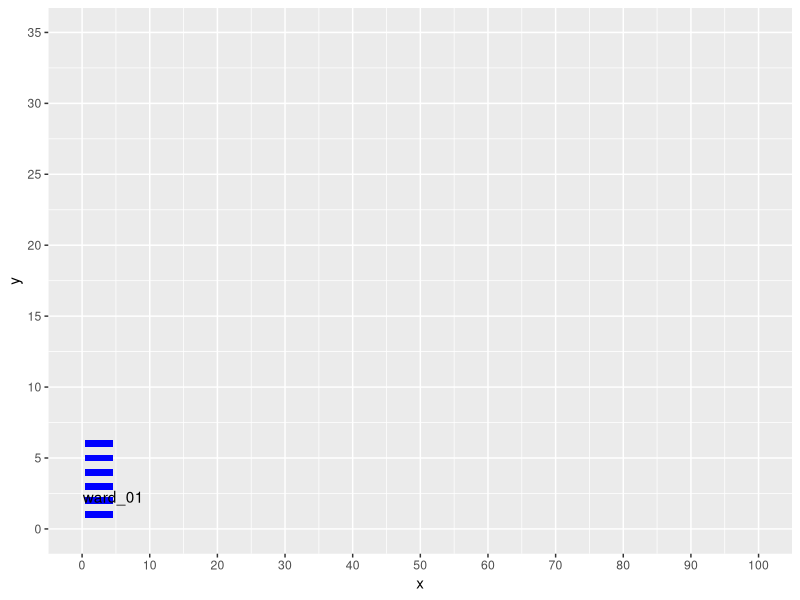

Recreate this plot in R.
## ---- chunk 1
knitr::opts_chunk$set(echo =FALSE)
## ---- chunk 2
library(tidyverse)
library(readxl)
## ---- chunk 3
df_snapshot <-
    read_xlsx("data/hwm_sketchbook_01.xlsx",
              "df_snapshot")
df_map <-
    read_xlsx("data/hwm_sketchbook_01.xlsx",
              "df_map")
## ---- chunk 4
df_snapshot_01 <-
  df_snapshot |> 
  left_join(df_map,
            join_by(ward == ward,
                    snapshot_ward_seqno == map_ward_seqno))
## ---- chunk 5
df_snapshot_02 <-
  df_snapshot_01 |> 
  mutate(ward_label = if_else(snapshot_ward_seqno == 1, ward, NA))
## ---- chunk 6
ggplot(data = df_snapshot_02) +
  aes(x = x,
      y = y) +
  geom_point(shape = 15,
             size = 2,
             colour = "blue") +
  geom_text(aes(x = x,
                y = y, 
                label = ward_label,
                hjust = 0.1,
                vjust = -1)) +
  scale_x_continuous(limits = c(0, 100),
                     breaks = seq(0, 100, 10)) +
  scale_y_continuous(limits = c(0, 35),
                     breaks = seq(0, 35, 5))
  
